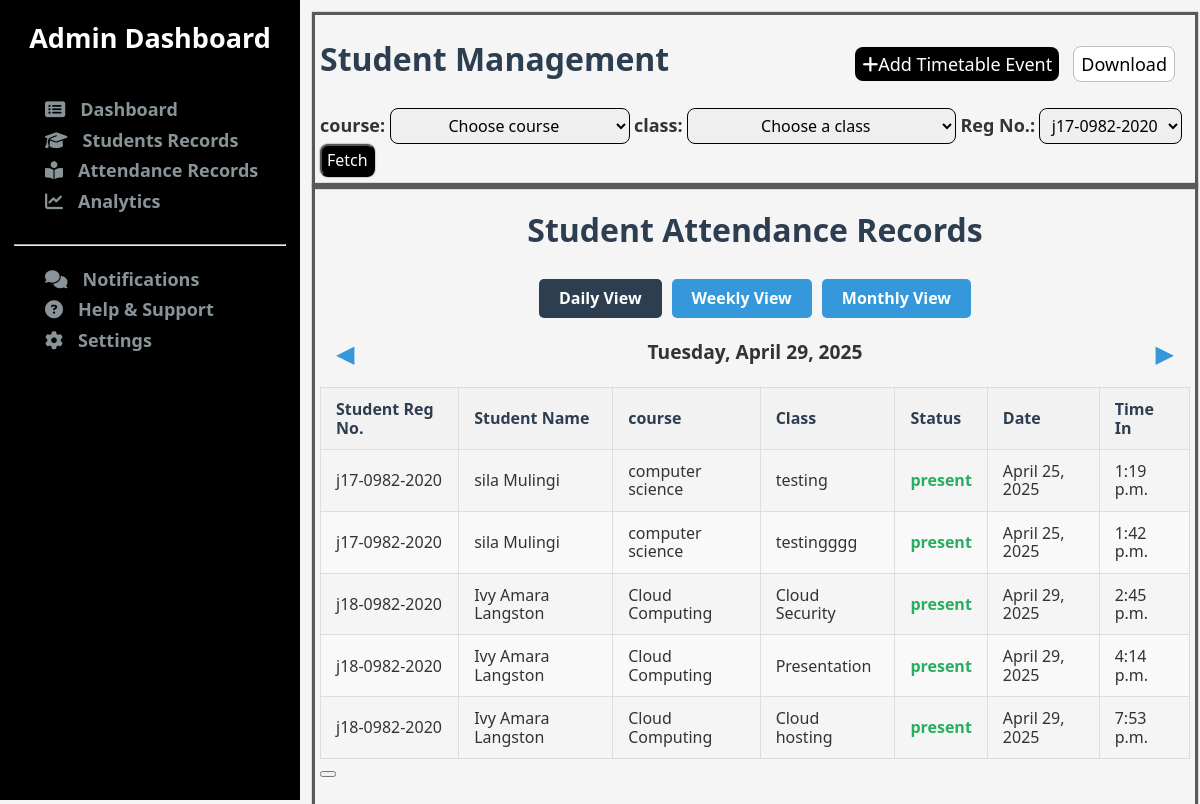
The app's page /customAdmin/attendanceRecords/ with its own data.
### coreApp/models.py (models this page shows, shortened)
class Attendance(models.Model):
    student = models.ForeignKey(StudentProfile, on_delete=models.CASCADE)
    class_name = models.CharField(max_length=200)
    date = models.DateField(auto_now_add=True)
    time = models.TimeField(auto_now_add=True)
    status = models.CharField(max_length=20, choices=[
        ('present', 'Present'),
        ('absent', 'Absent'),
    ], default='absent')

class StudentProfile(models.Model):
    first_name = models.CharField(max_length=256)  # null=False is default for CharField
    last_name = models.CharField(max_length=256)
    username = models.CharField(max_length=256, unique=True)
    course = models.CharField(max_length=200)
    phone = models.BigIntegerField(unique=True)
    email = models.EmailField(unique=False)
    password = models.CharField(max_length=256)
    middle_name = models.CharField(
        max_length=256,
        blank=True,  # Allows empty string in forms
        null=True,    # Allows NULL in database
        default=''    # Default value when not provided
    )
    ranking = models.CharField(max_length=256, blank=True, default='')
    image = models.ImageField(upload_to='student_photos', blank=True, null=True)

### coreApp/views.py (the view)
# urls.py: path('customAdmin/attendanceRecords/', views.attendanceRecords, name='attendanceRecords'),
def attendanceRecords(request):
    records = Attendance.objects.all()
    context = {}
    context['records'] = records
    return render(request, 'admin/attendanceRecords.html', context)

### templates/admin/attendanceRecords.html (shortened to what this page needs)
{% extends 'admin/adminBase.html' %}
{% load static %}
{% block content %}
    <div class="studentQueries">
        <div class="heading">
            <div class="title">
                <h1>Student Management</h1>
                <div class="actionButtons">
                    <a href="{% url 'createTask' %}" class="btn-add"><button><i class="fa-solid fa-plus"></i>Add Timetable Event</button></a>
                    <button class="btn-download">Download</button>
                </div>
            </div>
            <div class="filters">
                <form action="">
                <label for="course">course: </label>
                <select name="course" id="">
                    <option value="" selected>Choose course</option>
                </select>
                <label for="course">class: </label>
                <select name="course" id="">
                    <option value="">Choose a class</option>
                </select>
                <label for="regNumber">Reg No.:</label>
                    <select name="" id="">
                        <option value="">j17-0982-2020</option>
                    </select>
                 <button type="submit">Fetch</button>
                </form>
            </div>
        </div>
    <div class="results">
        <h1>Student Attendance Records</h1>
        <div class="view-options">
            <button class="view-btn active" id="daily-btn">Daily View</button>
            <button class="view-btn" id="weekly-btn">Weekly View</button>
            <button class="view-btn" id="monthly-btn">Monthly View</button>
        </div>
        <div class="date-navigation">
            <button class="nav-btn" id="prev-btn">&#9664;</button>
            <div class="current-period" id="current-period">Monday, May 15, 2023</div>
            <button class="nav-btn" id="next-btn">&#9654;</button>
        </div>
        <div id="daily-view">
            <table>
                <thead>
                    <tr>
                        <th>Student Reg No.</th>
                        <th>Student Name</th>
                        <th>course</th>
                        <th>Class</th>
                        <th>Status</th>
                        <th>Date</th>
                        <th>Time In</th>
                    </tr>
                </thead>
                <tbody>
                {% for record in records %}
                    <tr>
                        <td>{{record.student.username}}</td>
                        <td>{{record.student.first_name}} {{record.student.middle_name}} {{record.student.last_name}}</td>
                        <td>{{record.student.course}}</td>
                        <td>{{record.class_name}}</td>
                        <td class="status-cell present">{{record.status}}</td>
                        <td>{{record.date}}</td>
                        <td>{{record.time}}</td>
                    </tr>
                {% endfor %}
                </tbody>
            </table>
        </div>
        <button class="btn-download"></button>
    </div>
    </div>
{% endblock content %}

### static/css/admin/admin.css (style rules this page uses)
html { line-height: 1.15; -webkit-text-size-adjust: 100%; }
body { margin: 0; font-family: Arial, sans-serif; }
h1 { font-size: 2em; margin: 0.67em 0; }
a { background-color: transparent; }
button, input, optgroup, select, textarea { font-family: inherit; font-size: 100%; line-height: 1.15; margin: 0; }
button, input { overflow: visible; }
button, select { text-transform: none; }
button, [type="button"], [type="reset"], [type="submit"] { -webkit-appearance: button; }
#adminDash .studentQueries { width: 85%; padding: 15px; margin-left: 300px; margin-top: 0; }
#adminDash .studentQueries .heading { height: 20vh; width: 100%; border-bottom: 1px rgb(90, 88, 88) solid; box-shadow: 0 0 1px 3px rgb(90, 88, 88); padding: 5px; }
#adminDash .studentQueries .heading .title { display: flex; justify-content: space-between; align-items: center; }
#adminDash .studentQueries .heading .title .actionButtons { margin-right: 5px; }
#adminDash .studentQueries .heading .title .actionButtons .btn-add { color: white; }
#adminDash .studentQueries .heading .title button { padding: 7px; color: white; font-size: 18px; border-radius: 8px; border: none; margin-right: 10px; transition: 1s; }
#adminDash .studentQueries .heading .title button:nth-child(1) { color: white; background-color: black; }
#adminDash .studentQueries .heading .title button:nth-child(2) { color: black; background-color: white; border: 1px solid rgb(190, 188, 188); }
#adminDash .studentQueries .heading .filters label { font-size: 18px; font-weight: bold; }
#adminDash .studentQueries .heading .filters select { padding: 5px; border-radius: 8px; border: 1px solid black; text-align: center; }
#adminDash .studentQueries .heading .filters button[type="submit"] { padding: 5px; border-radius: 8px; box-shadow: 0 0 1px 1px rgba(200, 200, 200, 0.922); transition: 1s ease; background-color: black; color: white; }
#adminDash .studentQueries .results { height: 80vh; width: 100%; box-shadow: 0 0 1px 3px rgb(90, 88, 88); padding: 5px; }

### templates/admin/adminBase.html (style rules this page uses)
table { width: 100%; font-size: 16px; border-collapse: collapse; margin-top: 20px; }
th, td { border: 1px solid #ddd; padding: 8px; text-align: left; }
th { background-color: black; color: white; position: sticky; top: 0; }
tr:nth-child(even) { background-color: #f9f9f9; }
tr { transition: 1s; }
.present { color: green; }

### templates/admin/attendanceRecords.html (style rules this page uses)
body { font-family: 'Segoe UI', Tahoma, Geneva, Verdana, sans-serif; margin: 0; background-color: #f5f5f5; color: #333; }
h1 { color: #2c3e50; text-align: center; margin-bottom: 30px; }
.view-options { display: flex; justify-content: center; margin-bottom: 20px; gap: 10px; flex-wrap: wrap; }
.view-btn { padding: 10px 20px; border: none; border-radius: 5px; background-color: #3498db; color: white; cursor: pointer; font-weight: bold; transition: background-color 0.3s; }
.view-btn.active { background-color: #2c3e50; }
.date-navigation { display: flex; justify-content: space-between; align-items: center; margin-bottom: 20px; padding: 0 10px; }
.nav-btn { background: none; border: none; font-size: 1.5em; cursor: pointer; color: #3498db; }
.current-period { font-weight: bold; font-size: 1.2em; text-align: center; }
table { width: 100%; border-collapse: collapse; margin-top: 20px; }
th, td { padding: 12px 15px; text-align: left; border-bottom: 1px solid #ddd; }
th { background-color: #f2f2f2; font-weight: bold; color: #2c3e50; }
.present { color: #27ae60; }
.status-cell { font-weight: bold; }

### records on screen
Attendance: student.username "j17-0982-2020", student.first_name "sila", student.last_name "Mulingi", student.course "computer science", class_name "testing", status "present", date "April 25, 2025", time "1:19 p.m."
Attendance: student.username "j17-0982-2020", student.first_name "sila", student.last_name "Mulingi", student.course "computer science", class_name "testingggg", status "present", date "April 25, 2025", time "1:42 p.m."
Attendance: student.username "j18-0982-2020", student.first_name "Ivy", student.middle_name "Amara", student.last_name "Langston", student.course "Cloud Computing", class_name "Cloud Security", status "present", date "April 29, 2025", time "2:45 p.m."
Attendance: student.username "j18-0982-2020", student.first_name "Ivy", student.middle_name "Amara", student.last_name "Langston", student.course "Cloud Computing", class_name "Presentation", status "present", date "April 29, 2025", time "4:14 p.m."
Attendance: student.username "j18-0982-2020", student.first_name "Ivy", student.middle_name "Amara", student.last_name "Langston", student.course "Cloud Computing", class_name "Cloud hosting", status "present", date "April 29, 2025", time "7:53 p.m."
